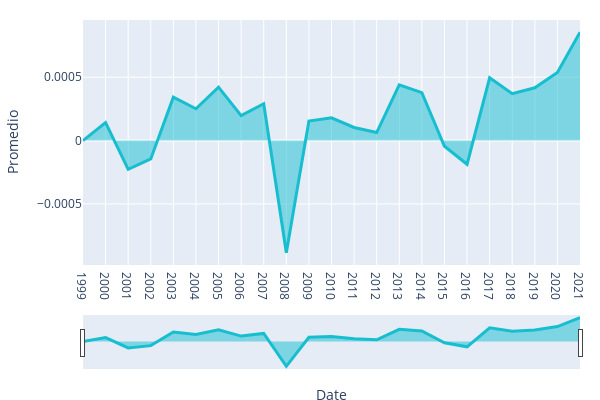

The notebook cell this image was saved under:
### Markdown cell above
### ***- Promedio anual de los retornos gap***

### Code cell
# Generamos un nuevo DF para graficar
gap_anual = pd.DataFrame()

# Guardamos el promedio diario de los retornos GAP
gap_anual['Promedio'] = retornos_gaps.mean(axis=1)

# Reseteamos el indice y fijamos las fechas en un formato anual
gap_anual.reset_index(inplace=True)
gap_anual['Date'] = gap_anual['Date'].dt.strftime('%Y')

# Agrupamos anualmente y obtenemos el promedio
gap_anual = gap_anual.groupby(['Date']).mean()
gap_anual.reset_index(inplace=True)

# Graficamos
fig = px.area(gap_anual, x='Date', y='Promedio', width=600, height=400)
fig.update_traces(line_color='#17BECF', line_width=3)
fig.update_layout(
    margin=dict(l=20, r=20, t=20, b=20),
)
fig.update_xaxes(rangeslider_visible=True)
fig.show()

### Figure 1 — Plotly figure (JSON) as saved in the notebook; plotly's stock layout.template omitted (floating-point values rounded to 4 significant figures)
{"data": [{"fillpattern": {"shape": ""}, "hovertemplate": "Date=%{x}<br>Promedio=%{y}<extra></extra>", "legendgroup": "", "line": {"color": "#17BECF", "width": 3}, "marker": {"symbol": "circle"}, "mode": "lines", "name": "", "orientation": "v", "showlegend": false, "stackgroup": "1", "type": "scatter", "x": ["1999", "2000", "2001", "2002", "2003", "2004", "2005", "2006", "2007", "2008", "2009", "2010", "2011", "2012", "2013", "2014", "2015", "2016", "2017", "2018", "2019", "2020", "2021"], "xaxis": "x", "y": [0, 0.0001425, -0.0002272, -0.0001449, 0.0003425, 0.0002508, 0.0004216, 0.000196, 0.0002903, -0.0008854, 0.000154, 0.0001797, 0.0001034, 6.298e-05, 0.0004391, 0.0003784, -4.535e-05, -0.0001873, 0.0004951, 0.0003694, 0.0004161, 0.0005369, 0.0008546], "yaxis": "y"}], "layout": {"height": 400, "legend": {"tracegroupgap": 0}, "margin": {"b": 20, "l": 20, "r": 20, "t": 20}, "width": 600, "xaxis": {"anchor": "y", "domain": [0, 1], "rangeslider": {"visible": true}, "title": {"text": "Date"}}, "yaxis": {"anchor": "x", "domain": [0, 1], "title": {"text": "Promedio"}}}}
